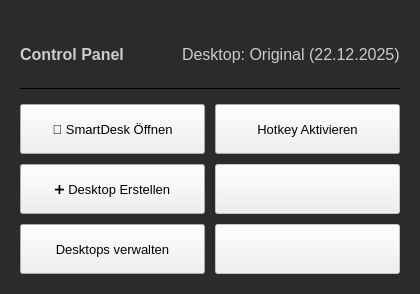
<?xml version="1.0" encoding="UTF-8"?>
<ui version="4.0">
 <class>Form</class>
 <widget class="QWidget" name="Form">
  <property name="geometry">
   <rect>
    <x>0</x>
    <y>0</y>
    <width>420</width>
    <height>294</height>
   </rect>
  </property>
  <property name="minimumSize">
   <size>
    <width>420</width>
    <height>294</height>
   </size>
  </property>
  <property name="maximumSize">
   <size>
    <width>420</width>
    <height>294</height>
   </size>
  </property>
  <property name="windowTitle">
   <string>Control Panel</string>
  </property>
  <property name="styleSheet">
   <string notr="true">#Form {
	background-color: #2b2b2b;
	border-radius: 10px;
}

QLabel {
	color: #cccccc;
}</string>
  </property>
  <layout class="QVBoxLayout" name="verticalLayout">
   <property name="spacing">
    <number>0</number>
   </property>
   <property name="leftMargin">
    <number>20</number>
   </property>
   <property name="topMargin">
    <number>20</number>
   </property>
   <property name="rightMargin">
    <number>20</number>
   </property>
   <property name="bottomMargin">
    <number>20</number>
   </property>
   <item>
    <layout class="QHBoxLayout" name="headerLayout">
     <property name="spacing">
      <number>10</number>
     </property>
     <item>
      <widget class="QLabel" name="label_header">
       <property name="font">
        <font>
         <family>Segoe UI</family>
         <pointsize>12</pointsize>
         <bold>true</bold>
        </font>
       </property>
       <property name="text">
        <string>Control Panel</string>
       </property>
      </widget>
     </item>
     <item>
      <spacer name="horizontalSpacer">
       <property name="orientation">
        <enum>Qt::Orientation::Horizontal</enum>
       </property>
       <property name="sizeHint" stdset="0">
        <size>
         <width>40</width>
         <height>20</height>
        </size>
       </property>
      </spacer>
     </item>
     <item>
      <widget class="QLabel" name="label_desktop_name">
       <property name="font">
        <font>
         <family>Segoe UI</family>
         <pointsize>12</pointsize>
        </font>
       </property>
       <property name="text">
        <string>Desktop: Original (22.12.2025)</string>
       </property>
      </widget>
     </item>
    </layout>
   </item>
   <item>
    <widget class="QFrame" name="separator_line">
     <property name="minimumSize">
      <size>
       <width>0</width>
       <height>1</height>
      </size>
     </property>
     <property name="maximumSize">
      <size>
       <width>16777215</width>
       <height>1</height>
      </size>
     </property>
     <property name="styleSheet">
      <string notr="true">background-color: #666666;</string>
     </property>
     <property name="frameShape">
      <enum>QFrame::Shape::HLine</enum>
     </property>
     <property name="frameShadow">
      <enum>QFrame::Shadow::Plain</enum>
     </property>
    </widget>
   </item>
   <item>
    <spacer name="verticalSpacer_top">
     <property name="orientation">
      <enum>Qt::Orientation::Vertical</enum>
     </property>
     <property name="sizeType">
      <enum>QSizePolicy::Policy::Fixed</enum>
     </property>
     <property name="sizeHint" stdset="0">
      <size>
       <width>20</width>
       <height>15</height>
      </size>
     </property>
    </spacer>
   </item>
   <item>
    <layout class="QGridLayout" name="buttonGrid">
     <property name="spacing">
      <number>10</number>
     </property>
     <item row="0" column="0">
      <widget class="QPushButton" name="btn_gui_main">
       <property name="minimumSize">
        <size>
         <width>0</width>
         <height>50</height>
        </size>
       </property>
       <property name="font">
        <font>
         <family>Segoe UI</family>
         <pointsize>10</pointsize>
        </font>
       </property>
       <property name="cursor">
        <cursorShape>PointingHandCursor</cursorShape>
       </property>
       <property name="text">
        <string>📂 SmartDesk Öffnen</string>
       </property>
      </widget>
     </item>
     <item row="0" column="1">
      <widget class="QPushButton" name="btn_toggle_hotkey">
       <property name="minimumSize">
        <size>
         <width>0</width>
         <height>50</height>
        </size>
       </property>
       <property name="font">
        <font>
         <family>Segoe UI</family>
         <pointsize>10</pointsize>
        </font>
       </property>
       <property name="cursor">
        <cursorShape>PointingHandCursor</cursorShape>
       </property>
       <property name="text">
        <string>Hotkey Aktivieren</string>
       </property>
      </widget>
     </item>
     <item row="1" column="0">
      <widget class="QPushButton" name="btn_gui_create">
       <property name="minimumSize">
        <size>
         <width>0</width>
         <height>50</height>
        </size>
       </property>
       <property name="font">
        <font>
         <family>Segoe UI</family>
         <pointsize>10</pointsize>
        </font>
       </property>
       <property name="cursor">
        <cursorShape>PointingHandCursor</cursorShape>
       </property>
       <property name="text">
        <string>➕ Desktop Erstellen</string>
       </property>
      </widget>
     </item>
     <item row="1" column="1">
      <widget class="QPushButton" name="btn_placeholder_1">
       <property name="enabled">
        <bool>false</bool>
       </property>
       <property name="minimumSize">
        <size>
         <width>0</width>
         <height>50</height>
        </size>
       </property>
       <property name="text">
        <string/>
       </property>
      </widget>
     </item>
     <item row="2" column="0">
      <widget class="QPushButton" name="btn_gui_manage">
       <property name="minimumSize">
        <size>
         <width>0</width>
         <height>50</height>
        </size>
       </property>
       <property name="font">
        <font>
         <family>Segoe UI</family>
         <pointsize>10</pointsize>
        </font>
       </property>
       <property name="cursor">
        <cursorShape>PointingHandCursor</cursorShape>
       </property>
       <property name="text">
        <string>Desktops verwalten</string>
       </property>
      </widget>
     </item>
     <item row="2" column="1">
      <widget class="QPushButton" name="btn_placeholder_2">
       <property name="enabled">
        <bool>false</bool>
       </property>
       <property name="minimumSize">
        <size>
         <width>0</width>
         <height>50</height>
        </size>
       </property>
       <property name="text">
        <string/>
       </property>
      </widget>
     </item>
    </layout>
   </item>
  </layout>
 </widget>
 <resources/>
 <connections/>
</ui>
